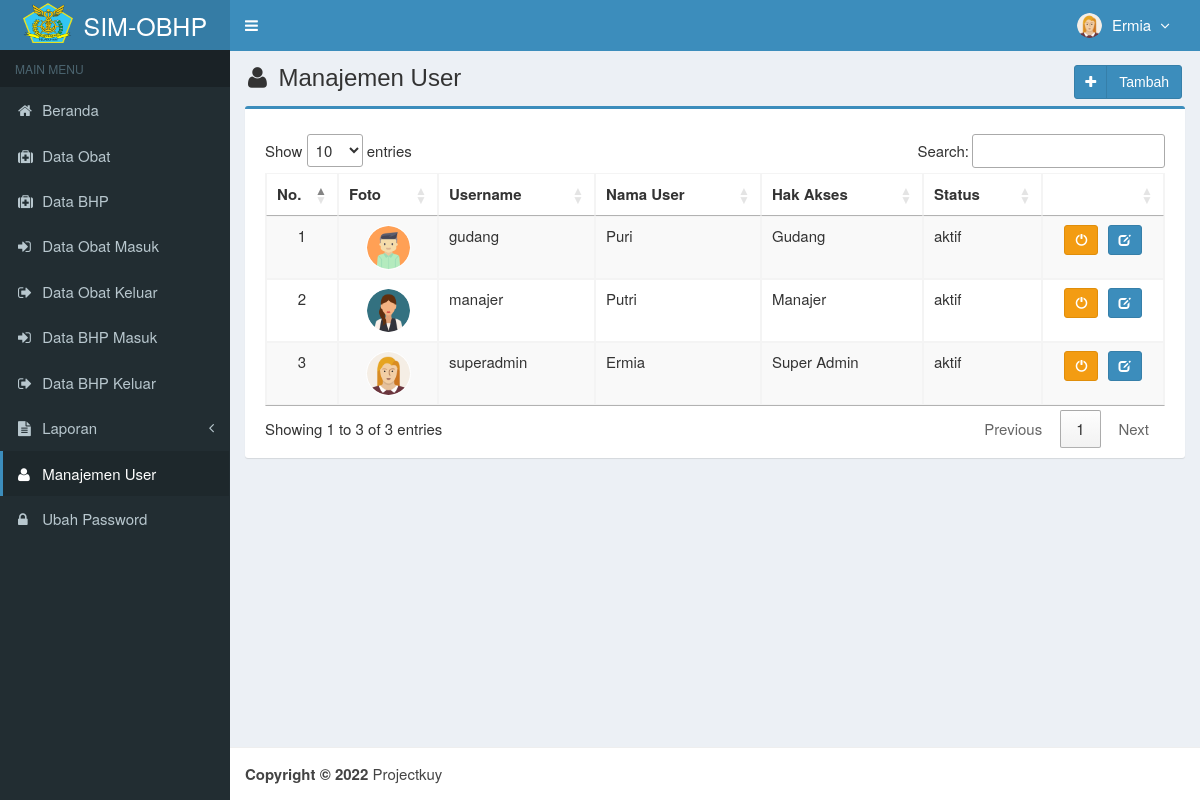
The app's page /main.php?module=user (signed in) with its own data.
### tables this page shows
CREATE TABLE `is_users` (
  `id_user` int(3) NOT NULL,
  `username` varchar(50) NOT NULL,
  `nama_user` varchar(50) NOT NULL,
  `password` varchar(50) NOT NULL,
  `email` varchar(50) DEFAULT NULL,
  `telepon` varchar(13) DEFAULT NULL,
  `foto` varchar(100) DEFAULT NULL,
  `hak_akses` enum('Super Admin','Manajer','Gudang') NOT NULL,
  `status` enum('aktif','blokir') NOT NULL DEFAULT 'aktif',
  `created_at` timestamp NOT NULL DEFAULT CURRENT_TIMESTAMP,
  `updated_at` timestamp NOT NULL DEFAULT CURRENT_TIMESTAMP ON UPDATE CURRENT_TIMESTAMP
);

### modules/user/view.php (the view, shortened to what this page needs)
<section class="content-header">
  <h1>
    <i class="fa fa-user icon-title"></i> Manajemen User
    <a class="btn btn-primary btn-social pull-right" href="?module=form_user&form=add" title="Tambah Data" data-toggle="tooltip">
      <i class="fa fa-plus"></i> Tambah
    </a>
  </h1>
</section>
<section class="content">
  <div class="row">
    <div class="col-md-12">
      <div class="box box-primary">
        <div class="box-body">
          <table id="dataTables1" class="table table-bordered table-striped table-hover">
            <thead>
              <tr>
                <th class="center">No.</th>
                <th class="center">Foto</th>
                <th class="center">Username</th>
                <th class="center">Nama User</th>
                <th class="center">Hak Akses</th>
                <th class="center">Status</th>
                <th class="center"></th>
              </tr>
            </thead>
            <tbody>
            <?php
            $no = 1;
            $query = mysqli_query($mysqli, "SELECT * FROM is_users ORDER BY id_user DESC")
                                            or die('Ada kesalahan pada query tampil data user: '.mysqli_error($mysqli));
            while ($data = mysqli_fetch_assoc($query)) {
              echo "<tr>
                      <td width='50' class='center'>$no</td>";
                      if ($data['foto']=="") { ?>
                        <td class='center'><img class='img-user' src='images/user/user-default.png' width='45'></td>
                      <?php
                      } else { ?>
                        <td class='center'><img class='img-user' src='images/user/<?php echo $data['foto']; ?>' width='45'></td>
                      <?php
                      }
              echo "  <td>$data[username]</td>
                      <td>$data[nama_user]</td>
                      <td>$data[hak_akses]</td>
                      <td>$data[status]</td>
                      <td class='center' width='100'>
                          <div>";
                          if ($data['status']=='aktif') { ?>
                            <a data-toggle="tooltip" data-placement="top" title="Blokir" style="margin-right:5px" class="btn btn-warning btn-sm" href="modules/user/proses.php?act=off&id=<?php echo $data['id_user'];?>">
                                <i style="color:#fff" class="glyphicon glyphicon-off"></i>
                            </a>
            <?php
                          }
                          else { ?>
                            <a data-toggle="tooltip" data-placement="top" title="Aktifkan" style="margin-right:5px" class="btn btn-success btn-sm" href="modules/user/proses.php?act=on&id=<?php echo $data['id_user'];?>">
                                <i style="color:#fff" class="glyphicon glyphicon-ok"></i>
                            </a>
            <?php
                          }
              echo "      <a data-toggle='tooltip' data-placement='top' title='Ubah' class='btn btn-primary btn-sm' href='?module=form_user&form=edit&id=$data[id_user]'>
                                <i style='color:#fff' class='glyphicon glyphicon-edit'></i>
                            </a>
                          </div>
                      </td>
                    </tr>";
              $no++;
            }
            ?>
            </tbody>
          </table>
        </div>
      </div>
    </div>
  </div>
</section><!-- /.content

### top-menu.php (shortened to what this page needs)
<?php
require_once "config/database.php";
$query = mysqli_query($mysqli, "SELECT id_user, nama_user, foto, hak_akses FROM is_users WHERE id_user='$_SESSION[id_user]'")
                                or die('Ada kesalahan pada query tampil Manajemen User: '.mysqli_error($mysqli));
$data = mysqli_fetch_assoc($query);
?>
<li class="dropdown user user-menu">
  <a href="#" class="dropdown-toggle" data-toggle="dropdown">
  <?php
  if ($data['foto']=="") { ?>
    <img src="images/user/user-default.png" class="user-image" alt="User Image"/>
  <?php
  }
  else { ?>
    <img src="images/user/<?php echo $data['foto']; ?>" class="user-image" alt="User Image"/>
  <?php
  }
  ?>
    <span class="hidden-xs"><?php echo $data['nama_user']; ?> <i style="margin-left:5px" class="fa fa-angle-down"></i></span>
  </a>
</li>

### assets/css/style.css (style rules this page uses)
.btn-social *:first-child { border-right: 1px solid rgba(0, 0, 0, 0.1); bottom: 0; font-size: 1em !important; left: 0; line-height: 32px !important; position: absolute; text-align: center; top: 0; width: 32px !important; }
.content-header { padding: 15px 18px 0; position: relative; }
.center { text-align:center; }
.img-user { border: 1px solid #fff; border-radius: 100%; }
.icon-title { margin-right: 5px; }
body { background-color: #fff; color: #333; font-size: 15px; line-height: 1.42857; }

### records on screen
is_users: foto (picture), nama_user "Ermia", username "superadmin", hak_akses "Super Admin", status "aktif"
is_users: foto (picture), username "gudang", nama_user "Puri", hak_akses "Gudang", status "aktif"
is_users: foto (picture), username "manajer", nama_user "Putri", hak_akses "Manajer", status "aktif"
